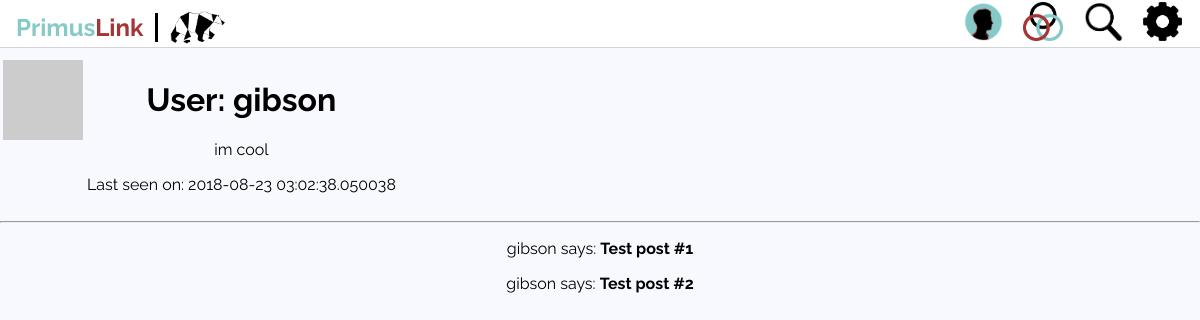
The app's page /user/gibson (signed in) with its own data.
### app/models.py (models this page shows, shortened)
class User(UserMixin, db.Model):
    id = db.Column(db.Integer, primary_key=True)
    username = db.Column(db.String(64), index=True, unique=True)
    email = db.Column(db.String(120), index=True, unique=True)
    password_hash = db.Column(db.String(128))
    posts = db.relationship('Post', backref='author', lazy='dynamic')
    about_me = db.Column(db.String(140))
    last_seen = db.Column(db.DateTime, default=datetime.utcnow)
    def avatar(self, size):
        digest = md5(self.email.lower().encode('utf-8')).hexdigest()
        return 'https://www.gravatar.com/avatar/{}?d=identicon&s={}'.format(
            digest, size)

### app/routes.py (the view)
@app.route('/user/<username>')
@login_required
def user(username):
	user = User.query.filter_by(username=username).first_or_404()
	posts = [
	{'author': user, 'body': 'Test post #1'},
    {'author': user, 'body': 'Test post #2'}
	]
	return render_template('user.html', user=user, posts=posts)

### app/models.py (called while the page is built)
@login.user_loader
def load_user(id):
	return User.query.get(int(id))

### app/routes.py (called while the page is built)
@app.before_request
def before_request():
	if current_user.is_authenticated:
		current_user.last_seen = datetime.utcnow()
		db.session.commit()

### app/templates/user.html
{% extends "base.html" %}
{% block content %}
    <table>
        <tr valign="top">
            <td><img src="{{ user.avatar(128) }}"></td>
            <td>
                <h1>User: {{ user.username }}</h1>
                {% if user.about_me %}<p>{{ user.about_me }}</p>{% endif %}
                {% if user.last_seen %}<p>Last seen on: {{ user.last_seen }}</p>{% endif %}
            </td>
        </tr>
    </table>
    <hr>
    {% for post in posts %}
    <p>
    {{ post.author.username }} says: <b>{{ post.body }}</b>
    </p>
    {% endfor %}
{% endblock %}

### app/static/css/base.css (style rules this page uses)
img { height:auto; max-width: 100%; }
* { box-sizing: border-box; transition: all ease-in-out 150ms; }
body { margin: 0; padding:0; font-family: "Raleway", sans-serif; text-align:center; }
html { background:ghostwhite; }

### records on screen
User: username "gibson", about_me "im cool", last_seen "2018-08-23 03:02:38.050038", author.username "gibson" "gibson"

### other values on screen
{{ post.body }} "Test post #1" "Test post #2"
